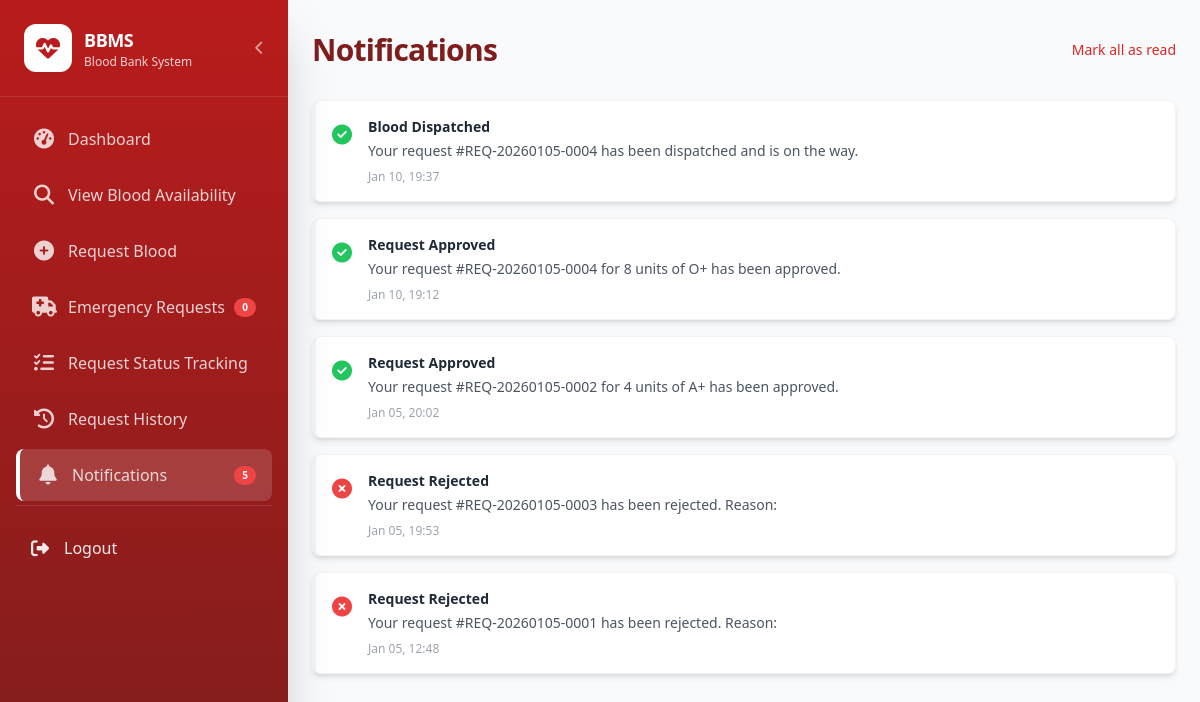
The page /dashboards/hospital/notifications.php (signed in) on the database its author committed.
### tables this page shows
CREATE TABLE `notifications` (
  `notification_id` int(11) NOT NULL,
  `user_id` int(11) NOT NULL,
  `type` enum('INFO','WARNING','EMERGENCY','SUCCESS','ERROR') DEFAULT 'INFO',
  `title` varchar(255) NOT NULL,
  `message` text NOT NULL,
  `link` varchar(255) DEFAULT NULL COMMENT 'URL to related page',
  `is_read` tinyint(1) DEFAULT 0,
  `created_at` timestamp NOT NULL DEFAULT current_timestamp()
);

### includes/config.php (called while the page is built, shortened)
<?php
function get_user_id() {
    return $_SESSION['user_id'] ?? null;
}
?>

### dashboards/hospital/notifications.php (the view, shortened to what this page needs)
<?php
require_once '../../includes/config.php';
require_once '../../includes/sidebar.php';
$user_id = get_user_id();
$notifications = [];
$query = "SELECT * FROM notifications WHERE user_id = ? ORDER BY created_at DESC LIMIT 50";
$stmt = $conn->prepare($query);
$stmt->bind_param("i", $user_id);
$stmt->execute();
$result = $stmt->get_result();
while ($row = $result->fetch_assoc()) {
    $notifications[] = $row;
}
?>
<!DOCTYPE html>
<html lang="en">
<head>
    <script src="https://cdn.tailwindcss.com"></script>
    <link rel="stylesheet" href="https://cdnjs.cloudflare.com/ajax/libs/font-awesome/6.4.0/css/all.min.css">
</head>
<body class="bg-gray-50 font-sans text-gray-900">
    <div class="main-content ml-0 md:ml-72 min-h-screen p-6 pt-20 md:pt-8 transition-all duration-300">
        <div class="flex justify-between items-center mb-8">
            <h1 class="text-3xl font-extrabold text-blood-900 tracking-tight">Notifications</h1>
            <?php if (!empty($notifications)): ?>
            <a href="?mark_read=1" class="text-sm text-blood-600 hover:text-blood-800 font-medium">Mark all as read</a>
            <?php endif; ?>
        </div>
        <div class="space-y-4 max-w-4xl">
            <?php if (empty($notifications)): ?>
                <div class="text-center py-12 bg-white rounded-xl shadow-sm border border-gray-200">
                    <div class="text-gray-300 text-5xl mb-4"><i class="far fa-bell-slash"></i></div>
                    <p class="text-gray-500">You have no notifications at the moment.</p>
                </div>
            <?php else: ?>
                <?php foreach ($notifications as $notif):
                    $icon = 'info-circle';
                    $color = 'blue';
                    if ($notif['type'] == 'SUCCESS') { $icon = 'check-circle'; $color = 'green'; }
                    if ($notif['type'] == 'ERROR') { $icon = 'times-circle'; $color = 'red'; }
                    $bg_class = $notif['is_read'] ? 'bg-white opacity-75' : 'bg-white border-l-4 border-blood-600 shadow-md';
                ?>
                <div class="<?= $bg_class ?> p-4 rounded-lg flex items-start gap-4 transition-all hover:bg-gray-50 border border-gray-100">
                    <div class="text-<?= $color ?>-500 text-xl mt-1 shrink-0">
                        <i class="fas fa-<?= $icon ?>"></i>
                    </div>
                    <div class="flex-1">
                        <h4 class="font-bold text-gray-800 text-sm"><?= htmlspecialchars($notif['title']) ?></h4>
                        <p class="text-gray-600 text-sm mt-1"><?= htmlspecialchars($notif['message']) ?></p>
                        <p class="text-xs text-gray-400 mt-2"><?= date('M d, H:i', strtotime($notif['created_at'])) ?></p>
                    </div>
                </div>
                <?php endforeach; ?>
            <?php endif; ?>
        </div>
    </div>
</body>
</html>

### rows shown on the page
notifications: title "Blood Dispatched", message "Your request #REQ-20260105-0004 has been dispatched and is on the way.", created_at "Jan 10, 19:37"
notifications: title "Request Approved", message "Your request #REQ-20260105-0004 for 8 units of O+ has been approved.", created_at "Jan 10, 19:12"
notifications: title "Request Approved", message "Your request #REQ-20260105-0002 for 4 units of A+ has been approved.", created_at "Jan 05, 20:02"
notifications: title "Request Rejected", message "Your request #REQ-20260105-0003 has been rejected. Reason:", created_at "Jan 05, 19:53"
notifications: title "Request Rejected", message "Your request #REQ-20260105-0001 has been rejected. Reason:", created_at "Jan 05, 12:48"

### other values the page prints
$item['label'] "Dashboard"
$item['label'] "View Blood Availability"
$item['label'] "Request Blood"
$item['label'] "Emergency Requests"
get_badge_count($item['badge']) "0"
$item['label'] "Request Status Tracking"
$item['label'] "Request History"
$item['label'] "Notifications"
$notification_count "5"
